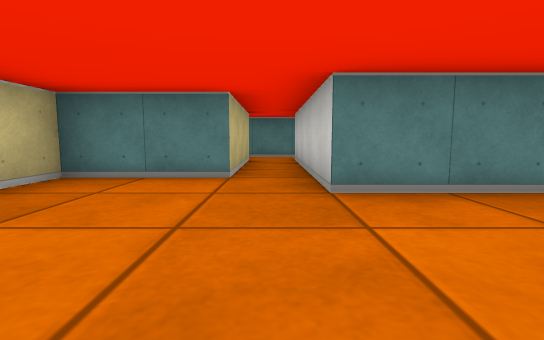
[1] (above)

13 first-person views from a walk through a cub3D ray-caster map. The camera is about half as high as the walls, tilts 6° down and sees 85° across. The floor is counted in squares. Each view is taken from the middle of a square. On the plan, view 1 faces up. The plan holds only what a view shows up to about 9 squares ahead; the rest is blank.

[2]
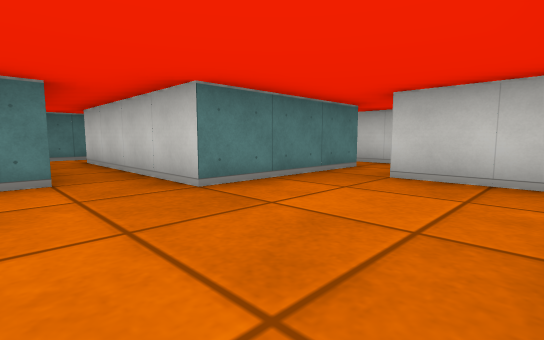

[3]
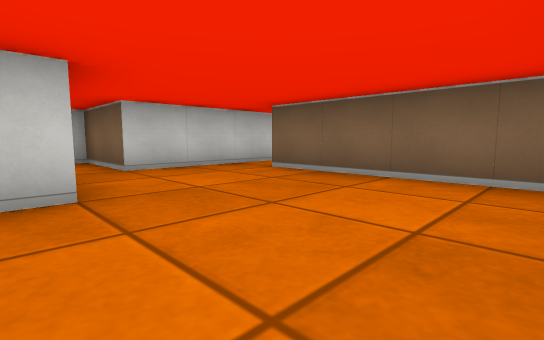

[4]
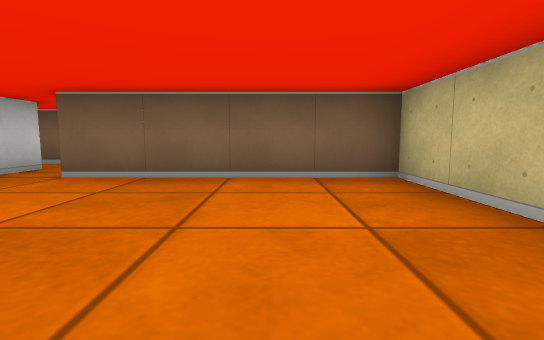

[5]
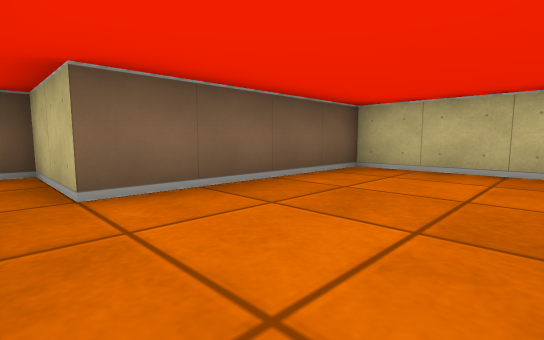

[6]
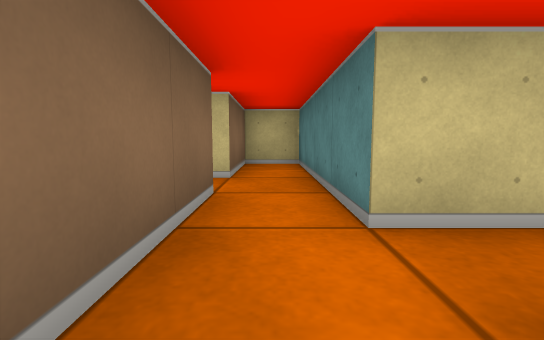

[7]
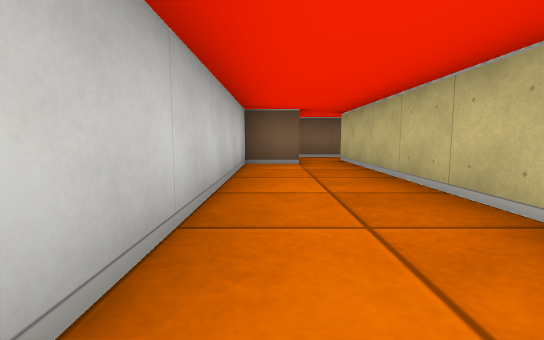

[8]
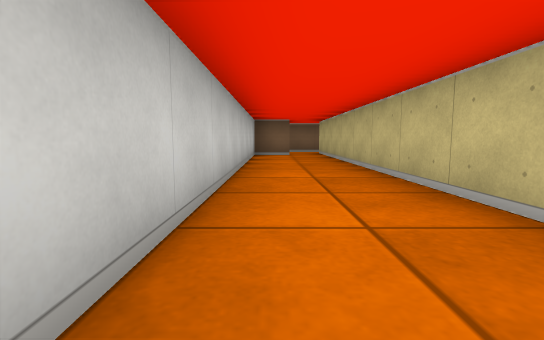

[9]
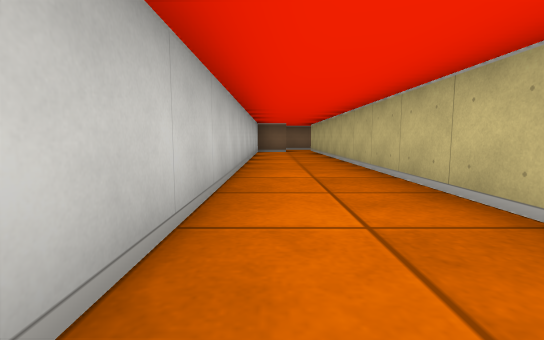

[10]
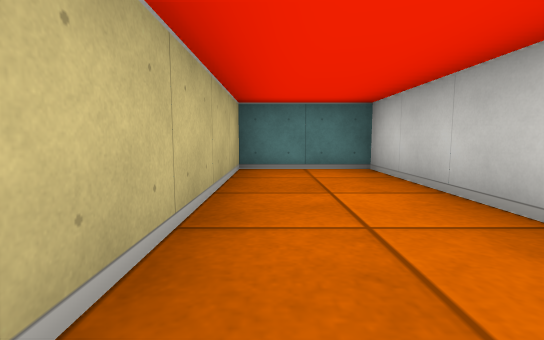

[11]
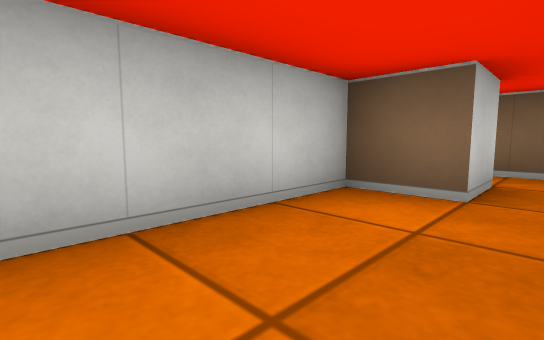

[12]
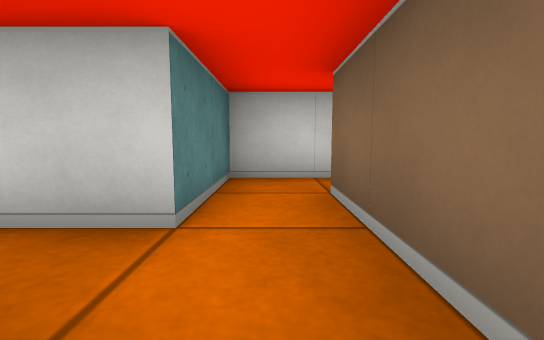

[13]
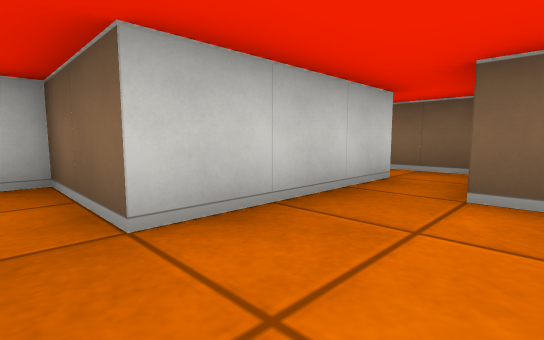

### Floor plan
Ten units are one square. View 1 is at (0, 0); x grows to the right and y downward. Boxes are objects, and circles mark ways between rooms. Rooms are numbered by the first view taken in them; rooms with no view inside come last. Other rooms are left out.
<svg viewBox="-30 -200 71 221">
<path fill="none" stroke="#000" d="M36 -25 5 -25 5 -65 15 -65M15 -75 -25 -75 -25 -65 -5 -65 -5 -35 -25 -35 -25 5 15 5 15 15M25 16 25 -15 35 -15M35 -75 25 -75 25 -85 35 -85 35 -195 15 -195 15 -75M15 -65 35 -65"/>
<circle cx="10" cy="-70" r="3" fill="#2a7"/>
<text x="0" y="-30">1</text>
<text x="20" y="-130">2</text>
</svg>
Room 1 opens to room 2.

Where each view was taken, in squares from view 1:
view 1: 0 up, 0 right, facing up
view 2: 0 up, 1 left, facing up-right
view 3: 3 up, 2 left, facing down-right
view 4: 3 up, 1 left, facing down
view 5: 2 up, 2 right, facing down-left
view 6: 7 up, 3 right, facing left
view 7: 14 up, 3 right, facing down
view 8: 17 up, 3 right, facing down
view 9: 19 up, 3 right, facing down
view 10: 15 up, 2 right, facing up
view 11: 11 up, 2 right, facing down-right
view 12: 7 up, 1 right, facing right
view 13: 2 up, 1 right, facing down-right
